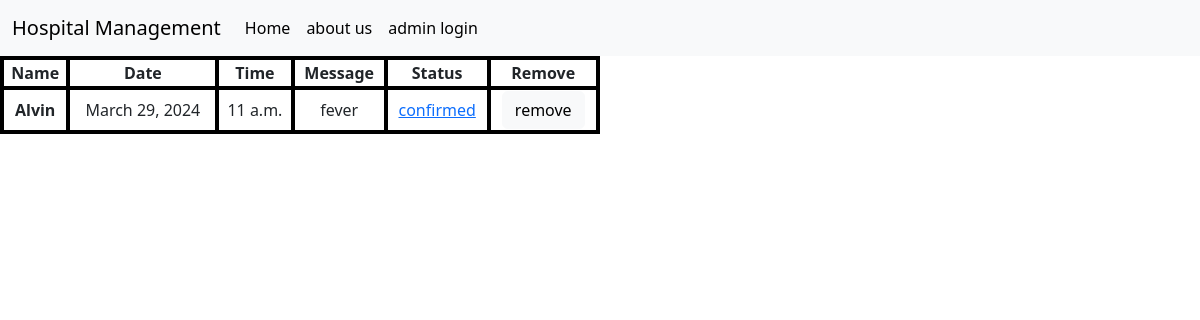
The page /doctor/patientlist (signed in) on the database its author committed.
### patient/models.py (models this page shows)
class Appointment(models.Model):
    name=models.TextField(max_length=50,null=True)
    date=models.DateField(max_length=50,null=True)
    time=models.TimeField(max_length=50,null=True)
    message=models.TextField(max_length=500,null=True)
    doctor=models.ForeignKey(Doctor,on_delete=models.CASCADE)
    status=models.TextField(max_length=20)

### doctor/views.py (the view)
# urls.py: path('patientlist',views.patientlist,name='patientlist'),
def patientlist(request):
    doc=Doctor.objects.all()
    doctorid=request.session.get('docid')
    appointment = Appointment.objects.filter(doctor=doctorid)
    return render(request,'doctor/patientlist.html',{'appointments':appointment})

### doctor/templates/doctor/patientlist.html (shortened to what this page needs)
<!DOCTYPE html>
<html lang="en">
<head>
    <link href="https://cdn.jsdelivr.net/npm/bootstrap@5.3.3/dist/css/bootstrap.min.css" rel="stylesheet">
</head>
<body>
    <nav class="navbar navbar-expand-lg bg-body-tertiary">
        <div class="container-fluid">
          <a class="navbar-brand" href="#">Hospital Management</a>
          <div class="collapse navbar-collapse" id="navbarSupportedContent">
            <ul class="navbar-nav me-auto mb-2 mb-lg-0">
              <li class="nav-item">
                <a class="nav-link active" aria-current="page" href="{% url 'patient:home' %}">Home</a>
              </li>
              <li class="nav-item">
                <a class="nav-link active" aria-current="page" href="#">about us</a>
              </li>
              <li class="nav-item">
                <a class="nav-link active" aria-current="page" href="{% url 'admin:index' %}">admin login</a>
              </li>
          </div>
        </div>
      </nav>
    <div class="row">
        <div class="col-12">
        <form action="" method="post">
            <table>
                <tr>
                    <th>Name</th>
                    <th>Date</th>
                    <th>Time</th>
                    <th>Message</th>
                    <th>Status</th>
                    <th>Remove</th>
                </tr>
                {% for i in appointments %}
                <tr>
                  <th id="row">{{i.name}}</th>
                  <td>{{i.date}}</td>
                  <td>{{i.time}}</td>
                  <td>{{i.message}}</td>
                  <td><a href="{% url 'doctor:update_status_of_patient' i.id %}" type="submit" class="btn-outline-dark">{{i.status}}</a></td>
                  <td><a href="{% url 'doctor:remove_appointment' i.id %}" class="btn btn-light">remove</a></td>
                </tr>
                {% endfor %}
            </table>
        </form>
        </div>
    </div>
</body>
</html>

### doctor/templates/doctor/patientlist.html (style rules this page uses)
table { width: 600px; border: 3px solid black; text-align: center; }
table th, td { border: 4px solid black; }

### rows shown on the page
Appointment: name "Alvin", date "March 29, 2024", time "11 a.m.", message "fever", status "confirmed"
